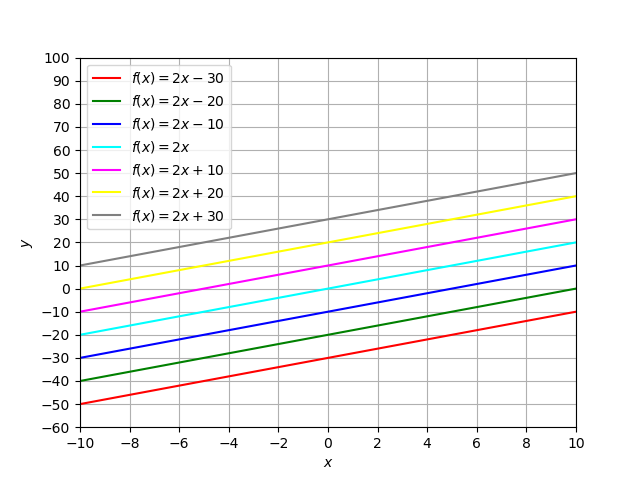

Recreate this plot in Python.
#!/usr/pkg/bin/python3.9

#
# Time-stamp: <2022/10/02 07:39:27 (CST) daisuke>
#

# importing numpy module
import numpy

# importing matplotlib module
import matplotlib.backends.backend_agg
import matplotlib.figure

# data to be plotted
data_x  = numpy.linspace (-10.0, +10.0, 10**3)
data_l0 = 2.0 * data_x - 30.0
data_l1 = 2.0 * data_x - 20.0
data_l2 = 2.0 * data_x - 10.0
data_l3 = 2.0 * data_x - 0.0
data_l4 = 2.0 * data_x + 10.0
data_l5 = 2.0 * data_x + 20.0
data_l6 = 2.0 * data_x + 30.0

# output file name
file_output = 'ai202209_s04_10.png'

# making a fig object
fig = matplotlib.figure.Figure ()

# making a canvas object
canvas = matplotlib.backends.backend_agg.FigureCanvasAgg (fig)

# making an axes object
ax = fig.add_subplot (111)

# making a plot using object-oriented interface
ax.plot (data_x, data_l0, color='red',     label='$f(x) = 2x - 30$')
ax.plot (data_x, data_l1, color='green',   label='$f(x) = 2x - 20$')
ax.plot (data_x, data_l2, color='blue',    label='$f(x) = 2x - 10$')
ax.plot (data_x, data_l3, color='cyan',    label='$f(x) = 2x$')
ax.plot (data_x, data_l4, color='magenta', label='$f(x) = 2x + 10$')
ax.plot (data_x, data_l5, color='yellow',  label='$f(x) = 2x + 20$')
ax.plot (data_x, data_l6, color='grey',    label='$f(x) = 2x + 30$')

# setting ranges of x-axis and y-axis
ax.set_xlim (-10.0, +10.0)
ax.set_ylim (-60.0, +100.0)

# setting labels for x-axis and y-axis
ax.set_xlabel ('$x$')
ax.set_ylabel ('$y$')

# setting ticks
ax.set_xticks (numpy.linspace (-10.0, +10.0, 11))
ax.set_yticks (numpy.linspace (-60.0, +100.0, 17))

# showing grid
ax.grid ()

# adding legend to the plot
ax.legend ()

# saving a plot as a file
fig.savefig (file_output)
